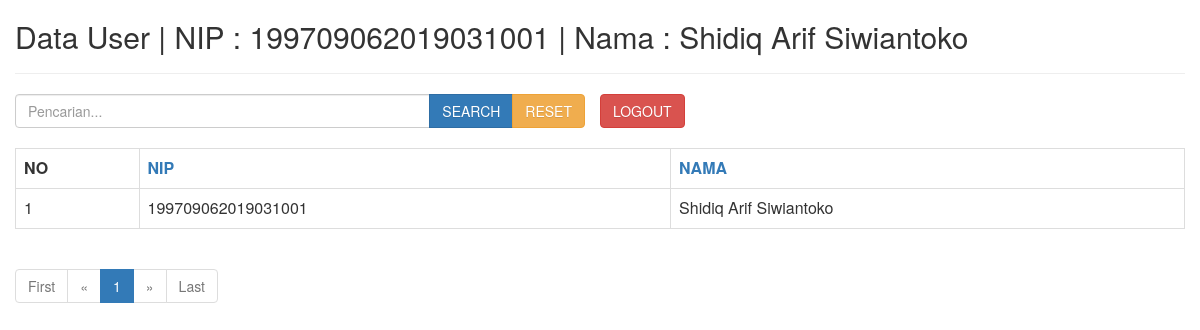
Before: /beranda.php (signed in) with the older database file.
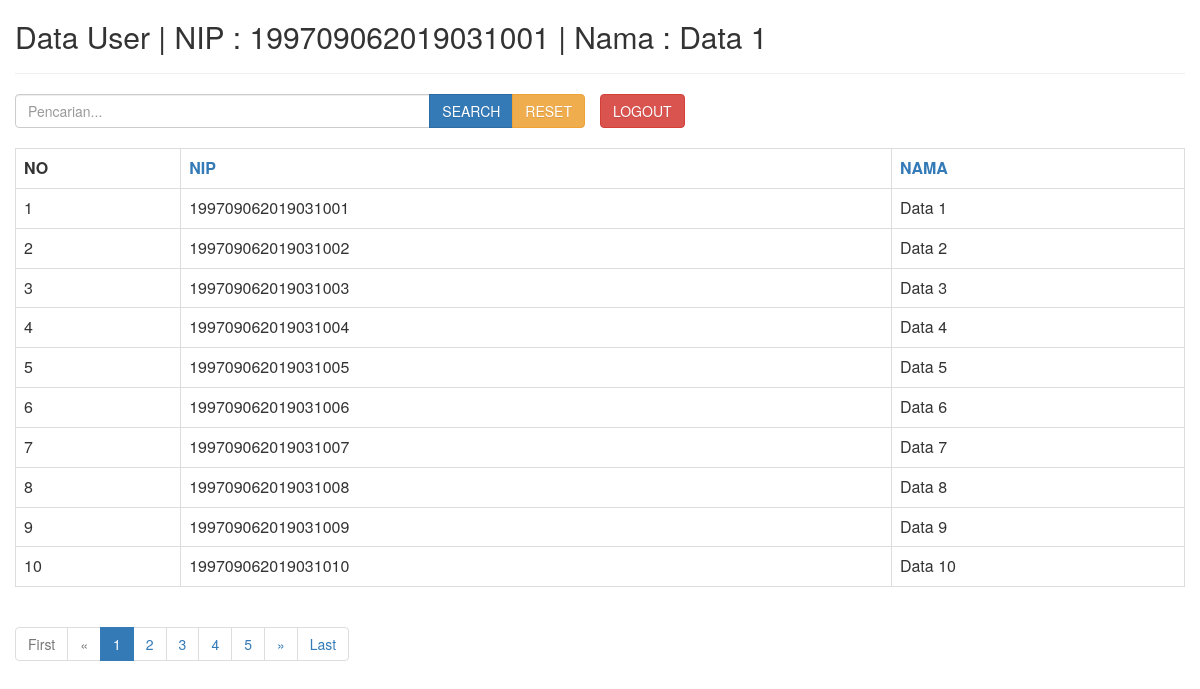
After: the same page with the newer database file.
### tables this page shows
CREATE TABLE `user` (
  `id` int(11) NOT NULL,
  `nip` varchar(255) NOT NULL,
  `password` varchar(255) NOT NULL,
  `nama` varchar(255) NOT NULL
);

### data.php (the view, shortened to what this page needs)
<div class="table-responsive" id="data">
  <table class="table table-bordered">
    <tr>
      <th>NO</th>
      <th><a class="column_sort" id="nip" data-order="desc" href="#">NIP</a></th>
      <th><a class="column_sort" id="nama" data-order="desc" href="#">NAMA</a></th>
    </tr>
    <?php
    require_once("koneksi.php");
    $page = (isset($_POST['page']))? $_POST['page'] : 1;
    $limit = 10;
    $no = (($page - 1) * $limit) + 1;
    $limit_start = ($page - 1) * $limit;
    if(isset($_POST['search']) && $_POST['search'] == true){
      $param = '%'.$keyword.'%';
      $sql = $db->prepare("SELECT * FROM user WHERE nip LIKE :ni OR nama LIKE :na LIMIT ".$limit_start.",".$limit);
      $sql->bindParam(':ni', $param);
      $sql->bindParam(':na', $param);
      $sql->execute();
      $sql2 = $db->prepare("SELECT COUNT(*) AS jumlah FROM user WHERE nip LIKE :ni OR nama LIKE :na");
      $sql2->bindParam(':ni', $param);
      $sql2->bindParam(':na', $param);
      $sql2->execute();
      $get_jumlah = $sql2->fetch();
    }else{
      $sql = $db->prepare("SELECT * FROM user LIMIT ".$limit_start.",".$limit);
      $sql->execute();
      $sql2 = $db->prepare("SELECT COUNT(*) AS jumlah FROM user");
      $sql2->execute();
      $get_jumlah = $sql2->fetch();
    }
    while($data = $sql->fetch()){
      ?>
      <tr>
        <td class="align-middle"><?php echo $no; ?></td>
        <td class="align-middle"><?php echo $data['nip']; ?></td>
        <td class="align-middle"><?php echo $data['nama']; ?></td>
      </tr>
      <?php
      $no++;
    }
    ?>
  </table>
</div>
<?php require_once("pagination.php"); ?>

### beranda.php (shortened to what this page needs)
<html>
<head>
  <link rel="stylesheet" href="css/bootstrap.css" media="screen">
  <link rel="stylesheet" href="css/bootstrap.min.css">
  </head>
  <body>
    <div style="padding: 0 15px;">
      <h2>Data User | NIP : <?php echo  $_SESSION["user"]["nip"]?> | Nama : <?php echo $_SESSION["user"]["nama"] ?></h2><hr>
      <div class="row">
        <div class="col-xs-12 col-sm-6">
          <div class="input-group">
            <input type="text" class="form-control" placeholder="Pencarian..." id="keyword">
            <span class="input-group-btn">
              <button class="btn btn-primary" type="button" id="btn-search">SEARCH</button>
              <a href="" class="btn btn-warning">RESET</a>
            </span>
          </div>
        </div>
              <a href="logout.php" class="btn btn-danger">LOGOUT</a>
      </div>
      <br>
      <div id="data"><?php include "data.php"; ?></div>
    </div>
  </body>
</html>

### pagination.php
<?php if($sql->rowCount() > 0){?>
    <ul class="pagination">
      <?php if($page == 1){ ?>
        <li class="disabled"><a href="#">First</a></li>
        <li class="disabled"><a href="#">&laquo;</a></li>
      <?php } else {
        $link_prev = ($page > 1)? $page - 1 : 1;
      ?>
        <li><a href="javascript:void(0);" onclick="searchWithPagination(1, false)">First</a></li>
        <li><a href="javascript:void(0);" onclick="searchWithPagination(<?php echo $link_prev; ?>, false)">&laquo;</a></li>
      <?php } ?>
      <?php
      $jumlah_page = ceil($get_jumlah['jumlah'] / $limit);
      $jumlah_number = 4;
      $start_number = ($page > $jumlah_number)? $page - $jumlah_number : 1;
      $end_number = ($page < ($jumlah_page - $jumlah_number))? $page + $jumlah_number : $jumlah_page;
      for($i = $start_number; $i <= $end_number; $i++){
        $link_active = ($page == $i)? ' class="active"' : '';
      ?>
        <li<?php echo $link_active; ?>><a href="javascript:void(0);" onclick="searchWithPagination(<?php echo $i; ?>, false)"><?php echo $i; ?></a></li>
      <?php } ?>
      <?php if($page == $jumlah_page) { ?>
        <li class="disabled"><a href="#">&raquo;</a></li>
        <li class="disabled"><a href="#">Last</a></li>
      <?php }else {
        $link_next = ($page < $jumlah_page)? $page + 1 : $jumlah_page;
      ?>
        <li><a href="javascript:void(0);" onclick="searchWithPagination(<?php echo $link_next; ?>, false)">&raquo;</a></li>
        <li><a href="javascript:void(0);" onclick="searchWithPagination(<?php echo $jumlah_page; ?>, false)">Last</a></li>
      <?php } ?>
    </ul>
<?php } ?>

### beranda.php (style rules this page uses)
.align-middle { vertical-align: middle !important; }

Changed rows visible on the page:
changed user: nama "Shidiq Arif Siwiantoko" → "Data 1"
added user: nip "199709062019031002", nama "Data 2"
added user: nip "199709062019031003", nama "Data 3"
added user: nip "199709062019031004", nama "Data 4"
added user: nip "199709062019031005", nama "Data 5"
added user: nip "199709062019031006", nama "Data 6"
added user: nip "199709062019031007", nama "Data 7"
added user: nip "199709062019031008", nama "Data 8"
added user: nip "199709062019031009", nama "Data 9"
added user: nip "199709062019031010", nama "Data 10"
Other visible differences:
$_SESSION["user"]["nama"]: "Shidiq Arif Siwiantoko" → "Data 1"
new list line: "2"
new list line: "3"
new list line: "4"
new list line: "5"
